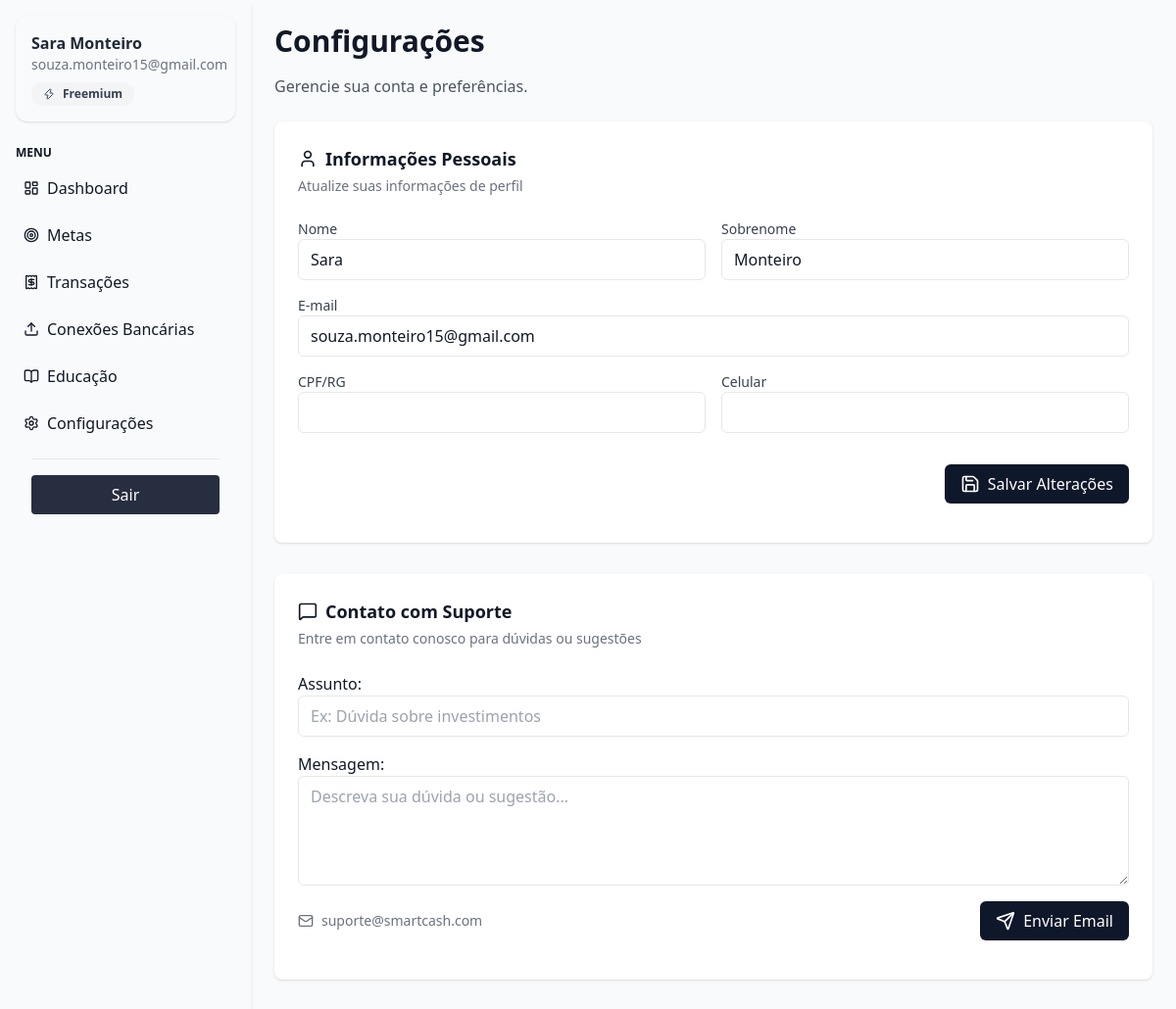
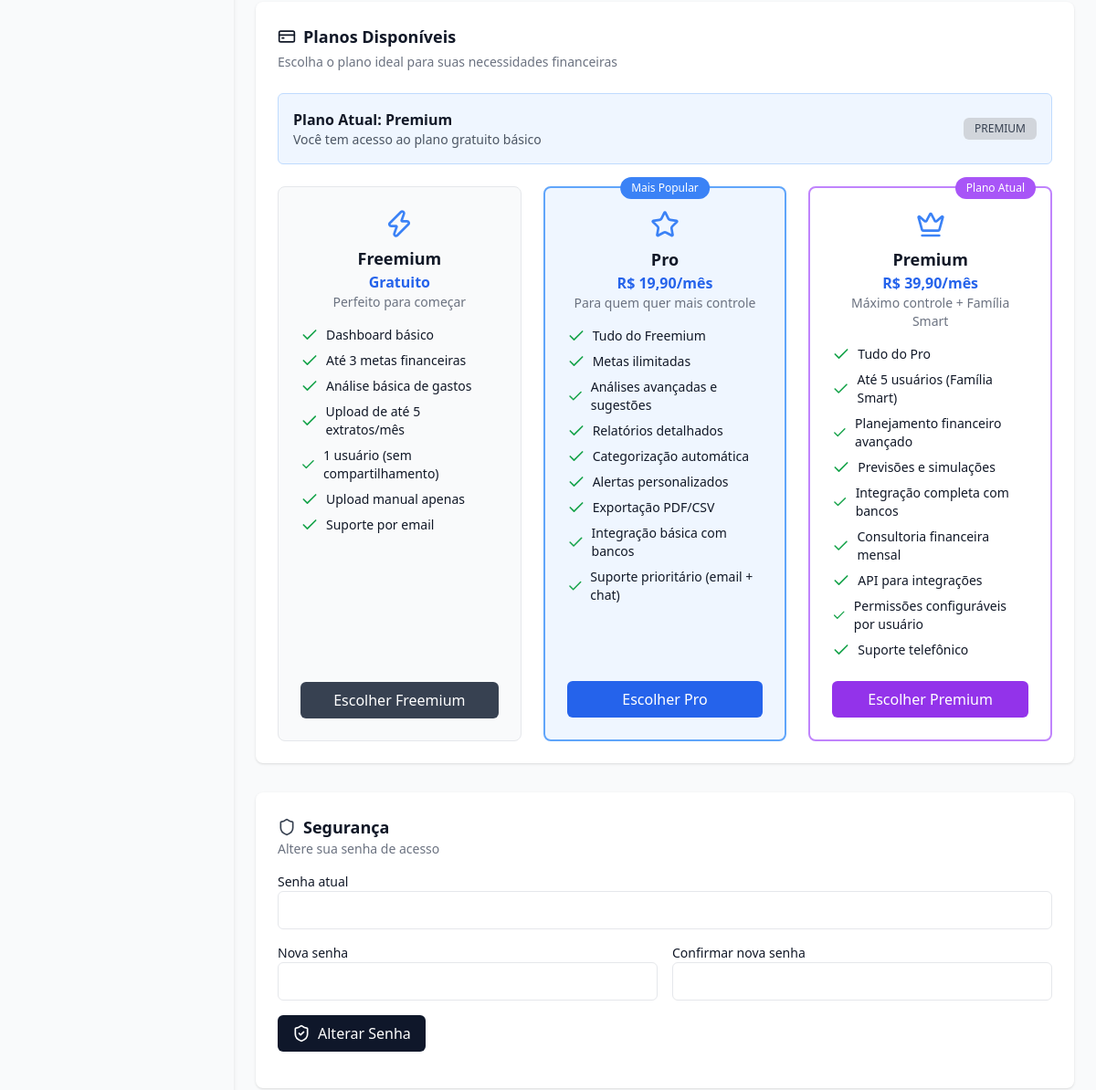
The page /educacao/configuracoes/ (signed in, upper part) on the database as committed earlier (2 pictures, top to bottom).
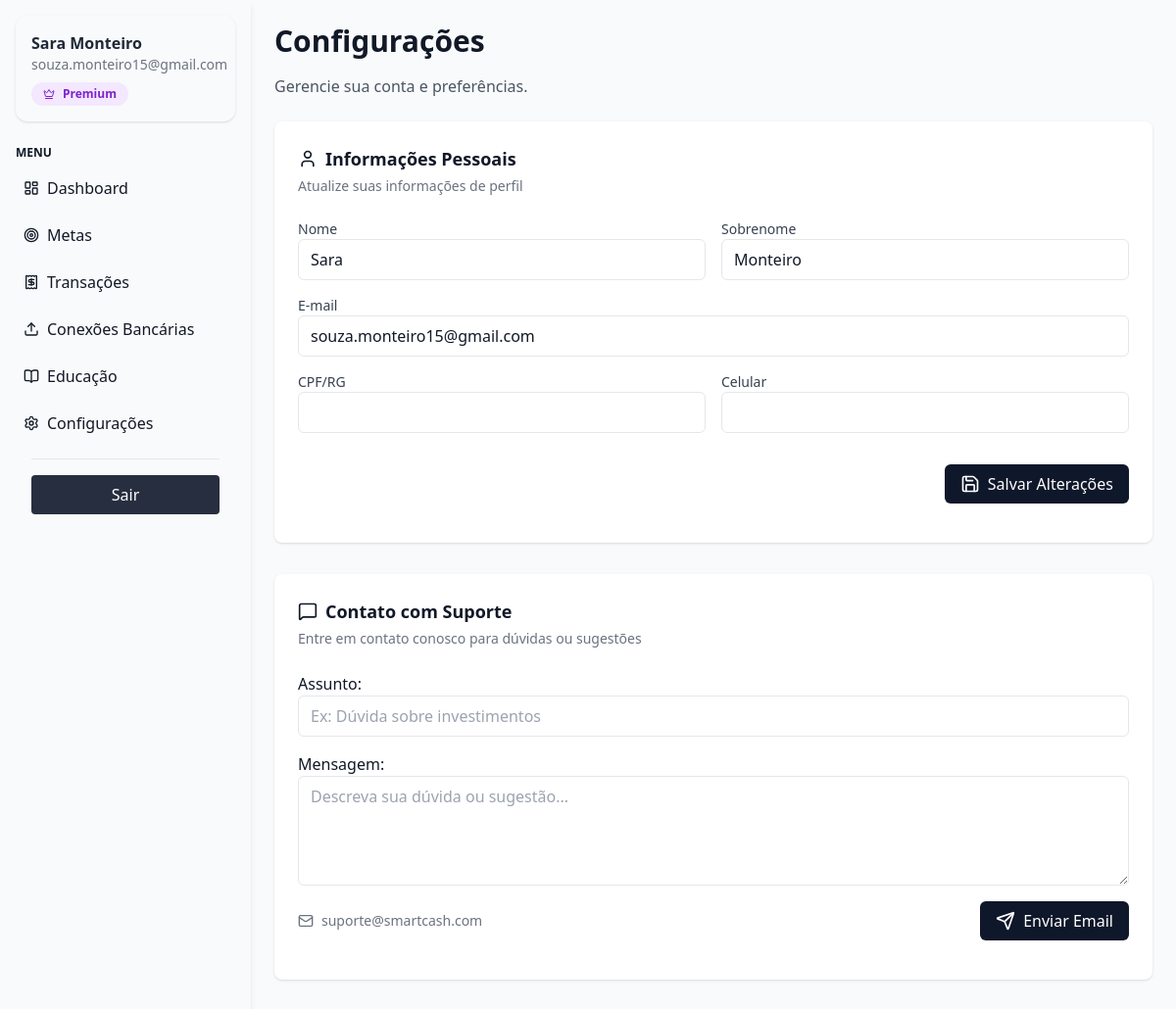
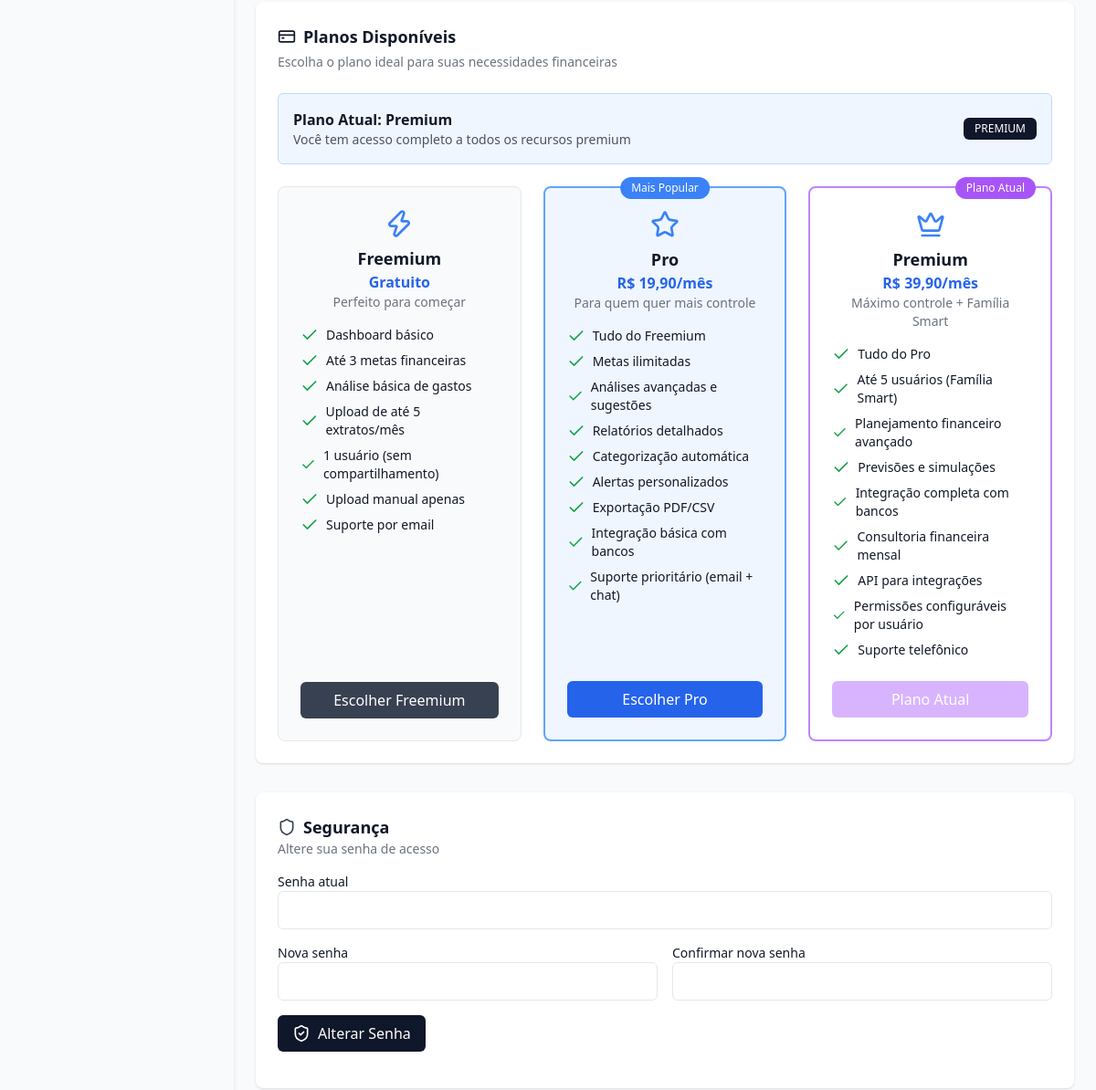
The same page on the database as committed later (2 pictures, top to bottom).
### financas/models.py (models this page shows, shortened)
class Profile(models.Model):
    user = models.OneToOneField(User, on_delete=models.CASCADE)
    plano = models.CharField(max_length=50, default='freemium')
    cpf_rg = models.CharField(max_length=20, blank=True)
    celular = models.CharField(max_length=15, blank=True)

### financas/views.py (the view, shortened to what this page needs)
# urls.py: path("configuracoes/", views.configuracoes, name="configuracoes"),
@login_required
def configuracoes(request):
    user = request.user
    user_profile, created = Profile.objects.get_or_create(user=user)
    user_form = UserForm(instance=user)
    profile_form = ProfileForm(instance=user_profile)
    suporte_form = SuporteForm()
    context = {
        'user_form': user_form,
        'profile_form': profile_form,
        'suporte_form': suporte_form,
        'sem_header': True,
    }
    return render(request, 'financas/configuracoes.html', context)

### financas/forms.py
class UserForm(forms.ModelForm):
    class Meta:
        model = User
        fields = ['first_name', 'last_name', 'email']
        labels = {
            'first_name': 'Nome',
            'last_name': 'Sobrenome',
            'email': 'E-mail',
        }
        widgets = {
            'first_name': forms.TextInput(attrs={
                'class': 'w-full border rounded-md px-3 py-2 focus:ring focus:ring-blue-200 outline-none'
            }),
            'last_name': forms.TextInput(attrs={
                'class': 'w-full border rounded-md px-3 py-2 focus:ring focus:ring-blue-200 outline-none'
            }),
            'email': forms.EmailInput(attrs={
                'class': 'w-full border rounded-md px-3 py-2 focus:ring focus:ring-blue-200 outline-none'
            }),
        }

### financas/templates/financas/configuracoes.html (shortened to what the changed rows need)
{% extends "financas/base.html" %}
{% block content %}
{% load static %}
<h1 class="text-3xl font-bold mb-4">Configurações</h1>
<div class="space-y-8">
    <div class="bg-white rounded-lg shadow p-6">
        <h2 class="text-lg font-semibold flex items-center gap-2 mb-1">
            <i data-lucide="user" class="w-5 h-5"></i> Informações Pessoais
        </h2>
        <form method="POST" class="grid grid-cols-1 md:grid-cols-2 gap-4">
            <div class="col-span-1">
                <label for="id_first_name" class="block text-sm font-medium text-gray-700">Nome</label>
                {{ user_form.first_name }}
            </div>
            <div class="col-span-1">
                <label for="id_last_name" class="block text-sm font-medium text-gray-700">Sobrenome</label>
                {{ user_form.last_name }}
            </div>
            <div class="col-span-2">
                <label for="id_email" class="block text-sm font-medium text-gray-700">E-mail</label>
                {{ user_form.email }}
            </div>
        </form>
    </div>
    <div class="bg-white rounded-lg shadow p-6">
        <h2 class="text-lg font-semibold flex items-center gap-2 mb-1">
            <i data-lucide="message-square" class="w-5 h-5"></i> Contato com Suporte
        </h2>
    </div>
    <div class="bg-white rounded-lg shadow p-6">
        <h2 class="text-lg font-semibold flex items-center gap-2 mb-1">
            <i data-lucide="credit-card" class="w-5 h-5"></i> Planos Disponíveis
        </h2>
        <div class="bg-blue-50 border border-blue-200 rounded-md p-4 mb-6 flex justify-between items-center">
            <div>
                <strong>Plano Atual: {{ request.user.profile.plano|title }}</strong>
                {% if request.user.profile.plano == 'premium' %}
                <p class="text-sm text-gray-600">Você tem acesso completo a todos os recursos premium</p>
                {% elif request.user.profile.plano == 'pro' %}
                <p class="text-sm text-gray-600">Você tem acesso a recursos avançados</p>
                {% else %}
                <p class="text-sm text-gray-600">Você tem acesso ao plano gratuito básico</p>
                {% endif %}
            </div>
            <span class="px-3 py-1
                 {% if request.user.profile.plano == 'premium' %}bg-[#0f172a] text-white
                 {% elif request.user.profile.plano == 'pro' %}bg-blue-600 text-white
                 {% else %}bg-gray-300 text-gray-700{% endif %}
                 text-xs rounded-md">
                {{ request.user.profile.plano|upper }}
            </span>
        </div>
        <div class="grid grid-cols-1 md:grid-cols-3 gap-6">
            <div class="border-2 border-purple-400 rounded-lg p-6 flex flex-col relative text-center">
                <span class="absolute -top-3 right-4 bg-purple-500 text-white text-xs px-3 py-1 rounded-full">Plano
                    Atual</span>
                <i data-lucide="crown" class="w-8 h-8 text-blue-500 mb-2 mx-auto mb-2"></i>
                <h3 class="text-lg font-bold">Premium</h3>
                <p class="text-blue-600 font-semibold">R$ 39,90/mês</p>
                <p class="text-sm text-gray-500 mb-4">Máximo controle + Família Smart</p>
                <ul class="text-sm space-y-2 mb-6 text-left">
                    <li class="flex items-center gap-2">
                    </li>
                    <li class="flex items-center gap-2">
                    </li>
                    <li class="flex items-center gap-2">
                    </li>
                    <li class="flex items-center gap-2">
                    </li>
                    <li class="flex items-center gap-2">
                    </li>
                    <li class="flex items-center gap-2">
                    </li>
                    <li class="flex items-center gap-2">
                    </li>
                    <li class="flex items-center gap-2">
                    </li>
                    <li class="flex items-center gap-2">
                    </li>
                </ul>
                {% if request.user.profile.plano != 'premium' %}
                <a href="{% url 'financas:upgrade_plano' 'premium' %}"
                    class="mt-auto bg-purple-600 text-white py-2 rounded-md hover:bg-purple-700">
                    Escolher Premium
                </a>
                {% else %}
                <button class="mt-auto bg-purple-300 text-white py-2 rounded-md cursor-not-allowed">
                    Plano Atual
                </button>
                {% endif %}
            </div>
        </div>
    </div>
    <div class="bg-white p-6 rounded-lg shadow">
        <h2 class="text-lg font-semibold flex items-center gap-2">
            <i data-lucide="shield" class="w-5 h-5 text-gray-700"></i>
            Segurança
        </h2>
    </div>
</div>
</div>
{% endblock %}

### financas/templates/financas/base.html (shortened to what this page needs)
{% load static %}
<!DOCTYPE html>
<html lang="pt-br">
<head>
  <script src="https://cdn.tailwindcss.com"></script>
</head>
<body class="bg-[#f9fafb] text-gray-900 flex">
  <aside class="fixed w-64 bg-[#f9fafb] shadow-md p-4 min-h-screen ">
<div class="bg-white-50 p-4 rounded-xl shadow mb-6">
    <h3 class="font-semibold text-gray-800">{{ request.user.first_name }} {{ request.user.last_name }}</h3>
    <p class="text-sm text-gray-500">{{ request.user.email }}</p>
    {% if request.user.profile.plano == 'premium' %}
    <span class="mt-2 inline-flex items-center gap-2 px-3 py-1 text-xs font-semibold text-purple-700 bg-purple-100 rounded-full">
        <i data-lucide="crown" class="w-3 h-3"></i>
        Premium
    </span>
    {% elif request.user.profile.plano == 'pro' %}
    <span class="mt-2 inline-flex items-center gap-2 px-3 py-1 text-xs font-semibold text-blue-700 bg-blue-100 rounded-full">
        <i data-lucide="star" class="w-3 h-3"></i>
        Pro
    </span>
    {% else %}
    <span class="mt-2 inline-flex items-center gap-2 px-3 py-1 text-xs font-semibold text-gray-700 bg-gray-100 rounded-full">
        <i data-lucide="zap" class="w-3 h-3"></i>
        Freemium
    </span>
    {% endif %}
</div>
    <h4 class="uppercase text-xs font-semibold text-black-400 mb-2">Menu</h4>
    <nav class="flex flex-col gap-2">
      <a href="{% url 'dashboard' %}" class="flex items-center gap-2 p-2 rounded hover:bg-gray-100">
        <span>
          <i data-lucide="layout-dashboard" class="w-4 h-4"></i>
        </span> Dashboard
      </a>
      <a href=" {% url 'financas:metas' %}" class="flex items-center gap-2 p-2 rounded hover:bg-gray-100">
        <span>
          <i data-lucide="target" class="w-4 h-4"></i>
        </span> Metas
      </a>
      <a href="{% url 'financas:transacoes' %}" class="flex items-center gap-2 p-2 rounded hover:bg-gray-100">
        <span>
          <i data-lucide="receipt" class="w-4 h-4"></i>
        </span> Transações
      </a>
      <a href="{% url 'financas:conexoes_bancarias' %}" class="flex items-center gap-2 p-2 rounded hover:bg-gray-100">
        <span>
          <i data-lucide="upload" class="w-4 h-4"></i>
        </span> Conexões Bancárias
      </a>
      <a href="{% url 'financas:educacao_2' %}" class="flex items-center gap-2 p-2 rounded hover:bg-gray-100">
        <span>
          <i data-lucide="book-open" class="w-4 h-4"></i>
        </span> Educação
      </a>
      <a href="{% url 'financas:configuracoes' %}" class="flex items-center gap-2 p-2 rounded hover:bg-gray-100">
        <span>
          <i data-lucide="settings" class="w-4 h-4"></i>
        </span> Configurações
      </a>
    </nav>
    <div class="p-4 ">
      <hr class="border-t border-gray-200 mb-4">
      <a href="{% url 'logout' %}"
        class="w-full block text-center bg-[#272e3f] hover:bg-[#3f4c6b] text-white py-2 px-3 rounded">
        Sair
      </a>
    </div>
  </aside>
  <div class="flex-1 flex flex-col min-h-screen">
    <main class="ml-64 p-6">
      {% block content %}
      {% endblock %}
</body>
</html>

Rows that differ between the two databases and show on the page:
changed Profile: plano "Premium" → "premium" (drawn)
Other text that changed with them:
text no longer shown: "Freemium Você tem acesso ao plano gratuito básico Escolher Premium"
text now shown: "Premium Você tem acesso completo a todos os recursos premium Plano Atual"
